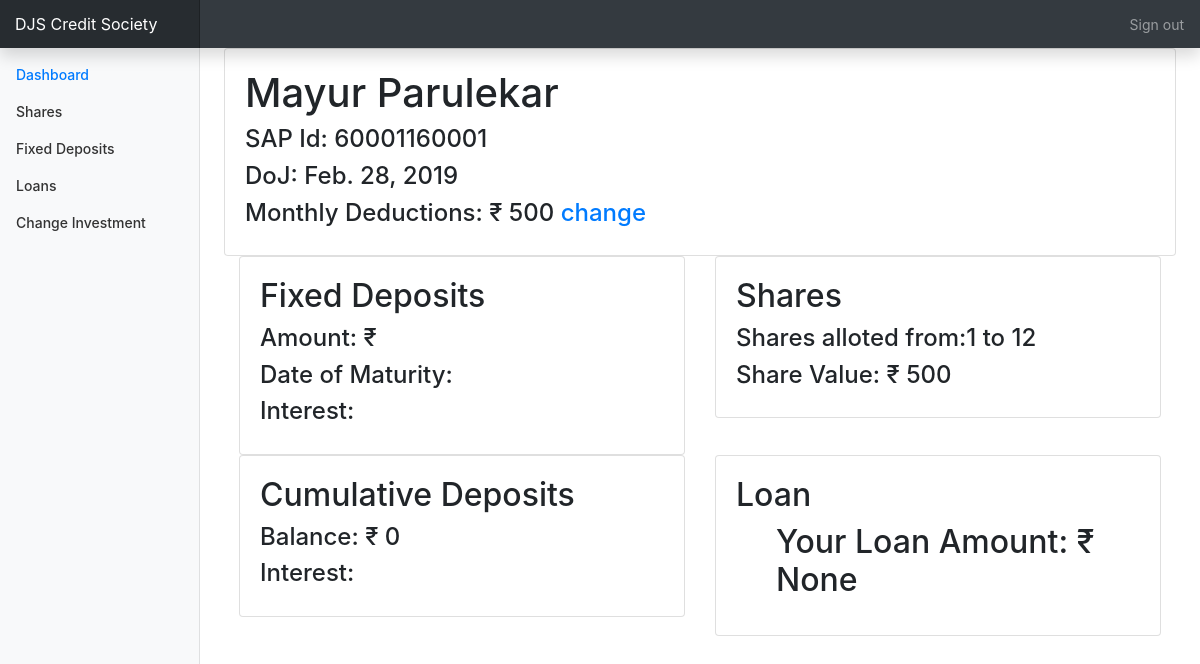
The page /status/details (signed in) on the database as committed earlier.
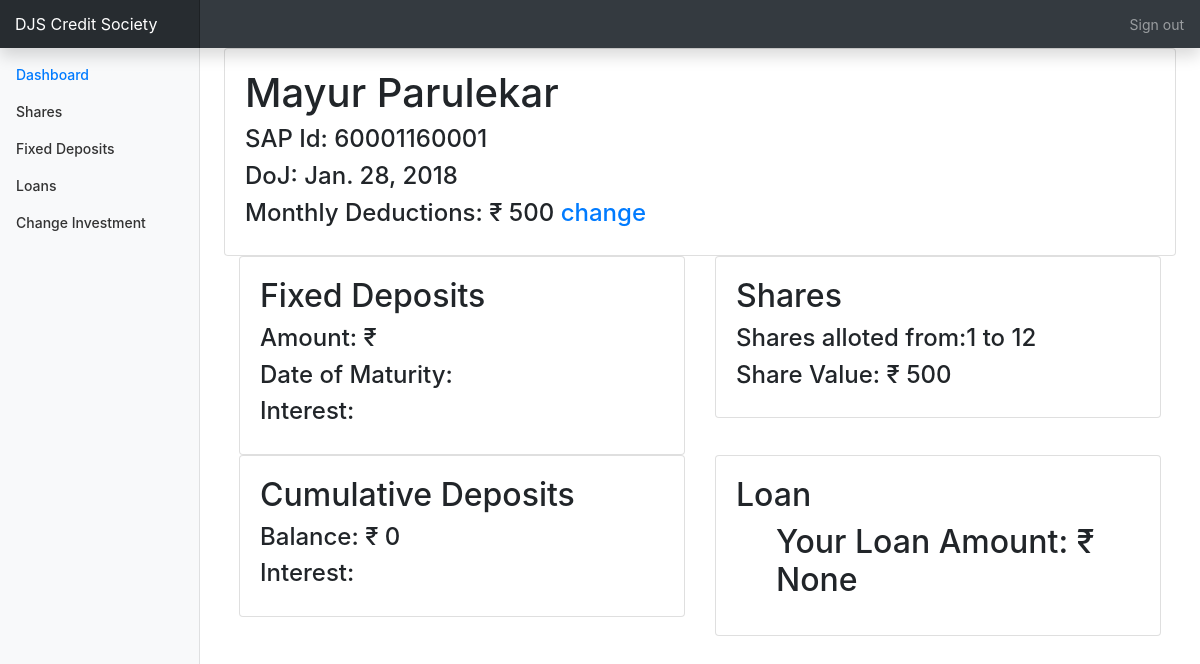
The same page on the database as committed later.
### status/models.py (models this page shows, shortened)
class Account(models.Model):
    accountnumber=models.IntegerField(null=False,unique=True)
    username=models.ForeignKey(User,on_delete=models.SET_NULL,null=True,unique=True)
    name=models.CharField(max_length=50,null=False)
    sapid=models.IntegerField(null=False,unique=True)
    dateofjoining=models.DateField(null=False)
    shareamount=models.IntegerField(default=0,null=False)
    sharebalance=models.IntegerField(default=0)
    cdamount=models.IntegerField(default=0)
    cdbalance=models.IntegerField(default=0)
    totalamount=models.IntegerField(default=0)
    sharesstartingnumber=models.IntegerField(null=True)
    sharesendingnumber=models.IntegerField(null=True)
    isloantaken=models.BooleanField(default=False)
    longloanamount=models.IntegerField(blank=True,null=True)
    longloanprinciple=models.IntegerField(blank=True,null=True)
    longloaninterestamount=models.IntegerField(blank=True,null=True)
    longloanbalance=models.IntegerField(blank=True,null=True)
    longloanemi=models.IntegerField(blank=True,null=True)
    emerloanamount=models.IntegerField(blank=True,null=True)
    emerloanprinciple=models.IntegerField(blank=True,null=True)
    emerloaninterestamount=models.IntegerField(blank=True,null=True)
    emerloanbalance=models.IntegerField(blank=True,null=True)
    emerloanemi=models.IntegerField(blank=True,null=True)
    fdcapital=models.IntegerField(default=True,null=True)
    fdmaturitydate=models.DateField(null=True)

### status/views.py (the view)
# urls.py: path('details',views.details,name="details"),
@login_required
def details(request):
    current_user_id=request.user.username
    name=str(Account.name)
    Accountholder=Account.objects.filter(username__username__icontains=current_user_id).get()
    Final_new_change =0
    if request.method=="POST":
        New_money_change = change_MoneyForm(request.POST)
        if New_money_change.is_valid():
            Final_new_change = New_money_change.cleaned_data['new_amount']
            subject = 'This guy wants to change his monthly deduction'
            message = Accountholder.name +" : "+str(Final_new_change)
            email_from = settings.EMAIL_HOST_USER
            recipient_list = ['jatinhdalvi@gmail.com','aashulikabra@gmail.com','champtem11@gmail.com']
            send_mail( subject, message, email_from, recipient_list )
            print("mail sent")
    else:
        New_money_change=change_MoneyForm()
    print(Final_new_change)
    date = Accountholder.dateofjoining
    context={
    'name':name,
    'Accountholder':Accountholder,
    'date':date,
    'dashboard':"active",
    }
    return render(request,'dashboard.html',context=context)

### status/templates/dashboard.html (shortened to what this page needs)
{%extends 'details.html'%}
{% load humanize %}
{%block content%}
<main role="main" class="col-md-9 ml-sm-auto col-lg-10 px-4">
  <div>
    <div class="card">
      <div class="card-body">
        <h1>{{Accountholder.name}} </h1>
        <h4>SAP Id: {{Accountholder.sapid}}</h4>
        <h4>DoJ: {{date}}</h4>
        <h4>Monthly Deductions: &#x20b9; {{Accountholder.shareamount|intcomma }}
          <a href="#modal">change</a>
        </h4>
      </div>
    </div>
   <div class="container">
      <div class="row">
        <div class="col">
          <div class="card">
            <div class="card-body">
              <h2>Fixed Deposits </h2>
              <h4>Amount: &#x20b9; {{ Accountholder.fdCapital|intcomma }}</h4>
              <h4>Date of Maturity:{{Accountholder.fdmaturityDate}}</h4>
              <h4>Interest:{{Accountholder.rateOfInterest}} </h4>
            </div>
          </div>
        </div>
        <div class="col">
          <div class="card">
            <div class="card-body">
              <h2>Shares</h2>
              <h4>Shares alloted from:{{Accountholder.sharesstartingnumber}} to {{Accountholder.sharesendingnumber}}</h4>
              <h4>Share Value: &#x20b9; {{Accountholder.shareamount|intcomma }}</h4>
            </div>
          </div>
        </div>
      </div>
    </div>
    <div class="container">
       <div class="row">
         <div class="col">
           <div class="card">
             <div class="card-body">
               <h2>Cumulative Deposits </h2>
               <h4>Balance: &#x20b9; {{ Accountholder.cdbalance|intcomma }}</h4>
               <h4>Interest:{{Accountholder.cdinterest}} </h4>
             </div>
           </div>
         </div>
         <div class="col">
           <div class="card">
             <div class="card-body">
               <h2>Loan</h2>
               <ul>
                 {% ifequal Accountholder.isloantaken True %}
                 <h2>Your Loan Amount: &#x20b9; {{ Accountholder.longloanprinciple|intcomma  }}</h2>
                 {% else %}
                 <h1>you have no loans due</h1>
                 <h4>Request Loan
                   <a href="../status/Loanuser" style="font-size:0.8rem;"> Loan </a>
                 </h4>
                 {% endifequal %}
               </ul>
             </div>
           </div>
         </div>
    </div>
</main>
{%endblock%}

### status/templates/details.html (shortened to what this page needs)
{% load static%}
<!doctype html>
<html lang="en">
<head>
  <link rel="stylesheet" href="https://stackpath.bootstrapcdn.com/bootstrap/4.1.3/css/bootstrap.min.css">
  <link href="{% static 'status/css/dashboard.css'%}" rel="stylesheet">
  <link href="{% static 'status/css/pop.css'%}" rel="stylesheet">
</head>
<body>
  <nav class="navbar navbar-dark fixed-top bg-dark flex-md-nowrap p-0 shadow">
    <a class="navbar-brand col-sm-3 col-md-2 mr-0" href="#">DJS Credit Society</a>
    <ul class="navbar-nav px-3">
      <li class="nav-item text-nowrap">
        <a class="nav-link" href="{%url 'logout' %}">Sign out</a>
      </li>
    </ul>
  </nav>
  <div class="container-fluid">
    <div class="row">
      <nav class="col-md-2 d-none d-md-block bg-light sidebar">
        <div class="sidebar-sticky">
          <ul class="nav flex-column">
            <li class="nav-item">
              <a class="nav-link {{dashboard}}" href="{%url 'status:details'%}">
                Dashboard <span class="sr-only">(current)</span>
              </a>
            </li>
            <li class="nav-item">
              <a class="nav-link {{share}}" href="{%url 'status:shares' %}">
                Shares
              </a>
            </li>
            <li class="nav-item">
              <a class="nav-link  {{fixed}}" href="{%url 'status:fixedDeposits' %}">
                Fixed Deposits
              </a>
            </li>
            <li class="nav-item">
              <a class="nav-link {{loan}}" href="{%url 'status:loanuser' %}">
                Loans
              </a>
            </li>
            <li class="nav-item">
              <a class="nav-link {{investment}}" href="{%url 'status:Investment'%}">
                Change Investment
              </a>
            </li>
          </ul>
        </div>
      </nav>
      {%block content%}{%endblock%}
    </div>
  </div>
</body>

### status/static/status/css/dashboard.css (style rules this page uses)
body { font-size: .875rem; }
.sidebar { position: fixed; top: 0; bottom: 0; left: 0; z-index: 100; padding: 48px 0 0; box-shadow: inset -1px 0 0 rgba(0, 0, 0, .1); }
.sidebar-sticky { position: relative; top: 0; height: calc(100vh - 48px); padding-top: .5rem; overflow-x: hidden; overflow-y: auto; }
.sidebar .nav-link { font-weight: 500; color: #333; }
.sidebar .nav-link.active { color: #007bff; }
[role="main"] { padding-top: 48px; }
.navbar-brand { padding-top: .75rem; padding-bottom: .75rem; font-size: 1rem; background-color: rgba(0, 0, 0, .25); box-shadow: inset -1px 0 0 rgba(0, 0, 0, .25); }

Rows that differ between the two databases and show on the page:
changed Account "Mayur Parulekar": dateofjoining "Feb. 28, 2019" → "Jan. 28, 2018"
